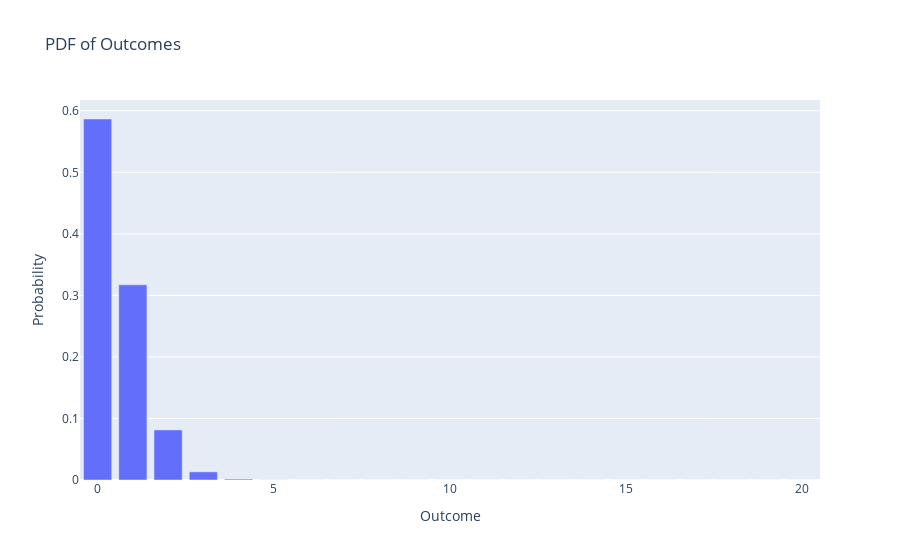

Here is the notebook cell this chart was saved with:
### Markdown cell above
The PDF can be computed using the `plot_bar_pdf` function

### Code cell
x, p = binomial.plot_bar_pdf()

### Figure 1 — Plotly figure (JSON) as saved in the notebook; plotly's stock layout.template omitted (floating-point values rounded to 4 significant figures)
{"data": [{"type": "bar", "x": [0, 1, 2, 3, 4, 5, 6, 7, 8, 9, 10, 11, 12, 13, 14, 15, 16, 17, 18, 19, 20], "y": [0.5866, 0.3171, 0.08142, 0.0132, 0.001517, 0.0001312, 8.862e-06, 4.79e-07, 2.104e-08, 7.581e-10, 2.254e-11, 5.538e-13, 1.123e-14, 1.867e-16, 2.523e-18, 2.728e-20, 2.304e-22, 1.465e-24, 6.599e-27, 1.877e-29, 2.537e-32]}], "layout": {"title": {"text": "PDF of Outcomes"}, "xaxis": {"title": {"text": "Outcome"}}, "yaxis": {"title": {"text": "Probability"}}}}
